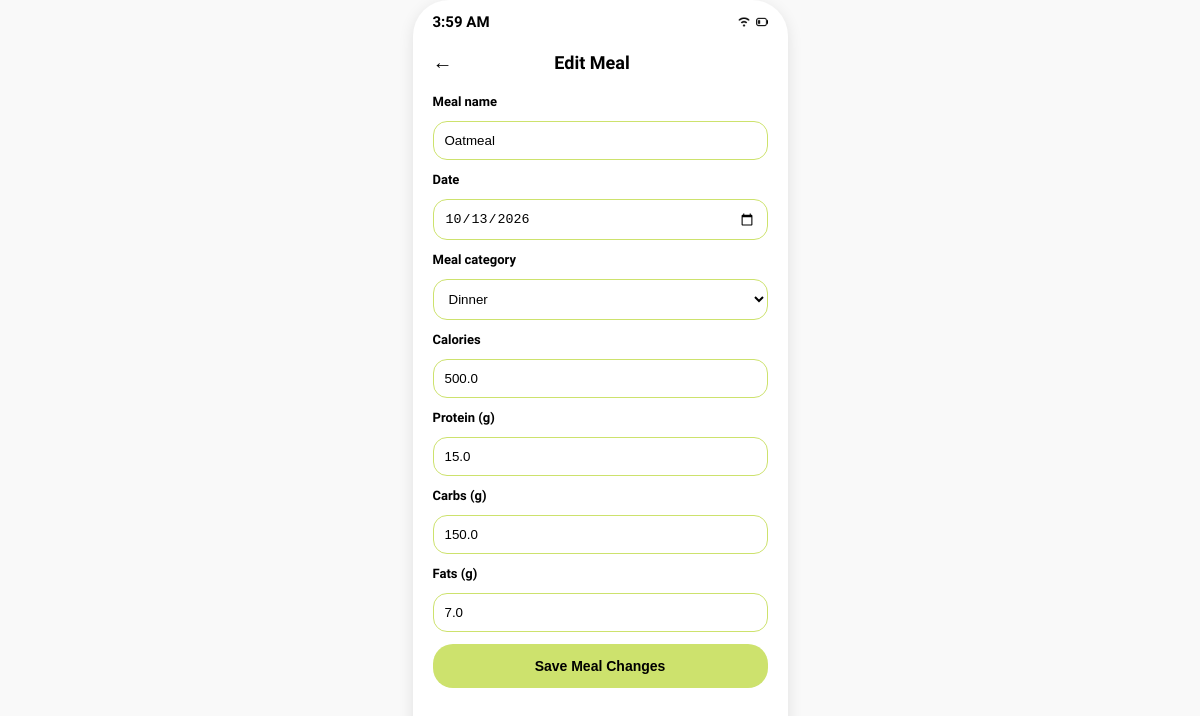
The page /meals/9/edit on the database as committed earlier.
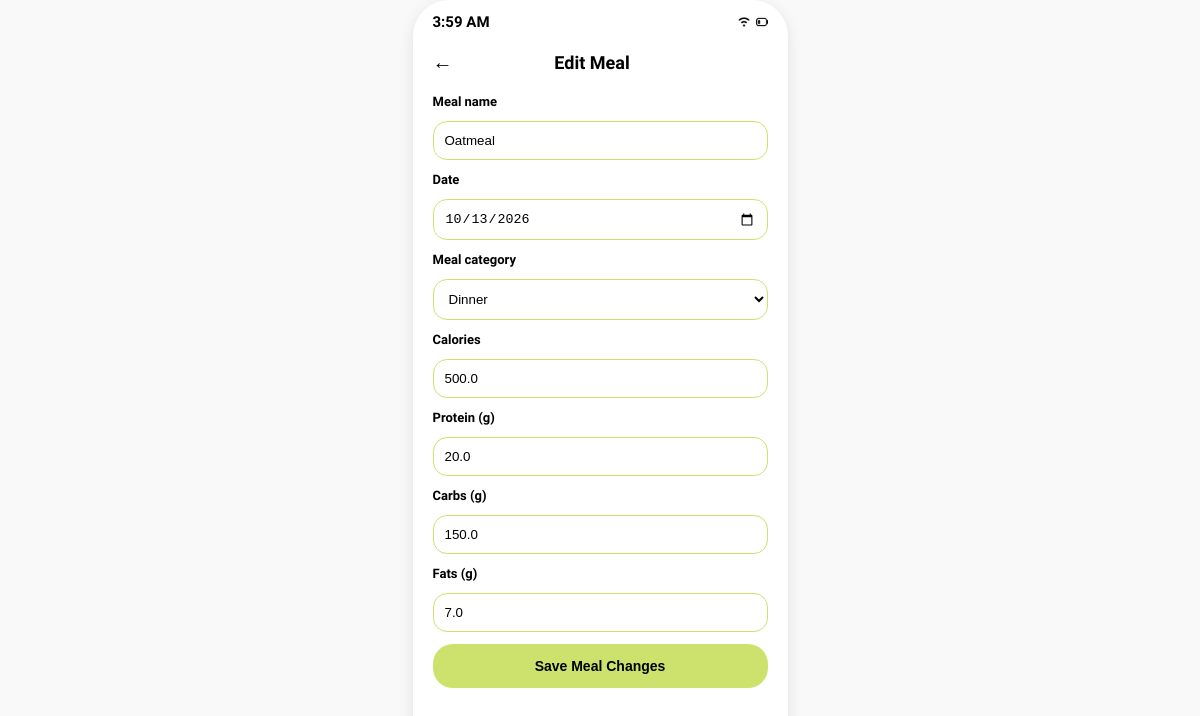
The same page on the database as committed later.
### tables this page shows
CREATE TABLE meal_logs (
            id INTEGER PRIMARY KEY AUTOINCREMENT,
            user_id INTEGER NOT NULL,
            food_item_id INTEGER,
            meal_date TEXT NOT NULL,
            meal_type TEXT NOT NULL CHECK (meal_type IN ('Breakfast', 'Lunch', 'Dinner', 'Snacks')),
            food_name TEXT NOT NULL,
            calories REAL NOT NULL,
            protein_grams REAL NOT NULL,
            carbohydrate_grams REAL NOT NULL,
            fat_grams REAL NOT NULL,
            created_at TEXT NOT NULL DEFAULT CURRENT_TIMESTAMP,
            FOREIGN KEY (user_id) REFERENCES users(id) ON DELETE CASCADE,
            FOREIGN KEY (food_item_id) REFERENCES food_items(id) ON DELETE SET NULL
        );

### app.py (the view, shortened to what this page needs)
@app.route("/meals/<int:meal_id>/edit", methods=["GET", "POST"])
def edit_meal(meal_id):
    with get_database_connection() as connection:
        user_id = get_food_user_id(connection)
        if user_id is None:
            return redirect(url_for("login"))
        meal = connection.execute(
            """
            SELECT id, food_item_id, meal_date, meal_type, food_name, calories,
                   protein_grams, carbohydrate_grams, fat_grams
            FROM meal_logs WHERE id = ? AND user_id = ?
            """,
            (meal_id, user_id),
        ).fetchone()
        if meal is None:
            flash("That logged meal is unavailable.", "error")
            return redirect(url_for("daily_menu"))
    return render_template("edit_meal.html", meal=meal, meal_types=MEAL_TYPES)

### app.py (called while the page is built)
def get_database_connection():
    return open_database_connection(app.config["DATABASE"])

def active_demo_user_id():
    user_id = session.get("user_id")
    if user_id is None:
        return None
    with get_database_connection() as connection:
        user = connection.execute(
            "SELECT id FROM users WHERE id = ?", (user_id,)
        ).fetchone()
    return user["id"] if user is not None else None

def get_food_user_id(connection):
    session_user_id = active_demo_user_id()
    if session_user_id is not None:
        return session_user_id
    users = connection.execute("SELECT id FROM users ORDER BY id LIMIT 2").fetchall()
    return users[0]["id"] if len(users) == 1 else None

### database.py (called while the page is built)
def get_database_connection(database_path):
    connection = sqlite3.connect(database_path)
    connection.row_factory = sqlite3.Row
    connection.execute("PRAGMA foreign_keys = ON")
    return connection

### templates/edit_meal.html (shortened to what this page needs)
<!DOCTYPE html>
<html lang="en">
<head>
    <link rel="stylesheet" href="{{ url_for('static', filename='style.css') }}">
</head>
<body>
    <div class="phone-screen" style="justify-content: flex-start; padding: 25px 20px; position: relative; overflow-y: auto;">
        <div class="status-bar"><span id="live-est-clock">9:41</span><div class="icons"><img src="{{ url_for('static', filename='wifi.png') }}" alt="Wi-Fi"><img src="{{ url_for('static', filename='battery.png') }}" alt="Battery"></div></div>
        <div style="display: flex; justify-content: space-between; align-items: center; width: 100%; margin-top: 25px; margin-bottom: 20px; position: relative;"><a href="{{ url_for('daily_menu', date=meal['meal_date'], meal=meal['meal_type']) }}" style="font-size: 20px; color: #000; text-decoration: none; font-weight: bold;">←</a><h2 style="font-size: 18px; font-weight: 700; margin: 0 auto; color: #000;">Edit Meal</h2><div style="width: 36px;"></div></div>
        <form method="POST" style="width: 100%; display: flex; flex-direction: column; gap: 12px; padding-bottom: 70px;">
            <label style="font-size: 13px; font-weight: 700;">Meal name</label><input type="text" name="food_name" value="{{ meal['food_name'] }}" required style="padding: 11px; border: 1.5px solid #CDE26D; border-radius: 14px;">
            <label style="font-size: 13px; font-weight: 700;">Date</label><input type="date" name="meal_date" value="{{ meal['meal_date'] }}" required style="padding: 11px; border: 1.5px solid #CDE26D; border-radius: 14px;">
            <label style="font-size: 13px; font-weight: 700;">Meal category</label><select name="meal_type" style="padding: 11px; border: 1.5px solid #CDE26D; border-radius: 14px; background: #fff;">{% for meal_type in meal_types %}<option value="{{ meal_type }}" {% if meal_type == meal['meal_type'] %}selected{% endif %}>{{ meal_type }}</option>{% endfor %}</select>
            <label style="font-size: 13px; font-weight: 700;">Calories</label><input type="number" name="calories" min="0" step="0.1" value="{{ meal['calories'] }}" required style="padding: 11px; border: 1.5px solid #CDE26D; border-radius: 14px;">
            <label style="font-size: 13px; font-weight: 700;">Protein (g)</label><input type="number" name="protein" min="0" step="0.1" value="{{ meal['protein_grams'] }}" required style="padding: 11px; border: 1.5px solid #CDE26D; border-radius: 14px;">
            <label style="font-size: 13px; font-weight: 700;">Carbs (g)</label><input type="number" name="carbs" min="0" step="0.1" value="{{ meal['carbohydrate_grams'] }}" required style="padding: 11px; border: 1.5px solid #CDE26D; border-radius: 14px;">
            <label style="font-size: 13px; font-weight: 700;">Fats (g)</label><input type="number" name="fats" min="0" step="0.1" value="{{ meal['fat_grams'] }}" required style="padding: 11px; border: 1.5px solid #CDE26D; border-radius: 14px;">
            <button type="submit" style="width: 100%; background: #CDE26D; color: #000; border: none; border-radius: 20px; padding: 14px; font-size: 14px; font-weight: 700; cursor: pointer;">Save Meal Changes</button>
        </form>
    </div>
</body>
</html>

### static/style.css (style rules this page uses)
* { margin: 0; padding: 0; box-sizing: border-box; }
body { font-family: "Quicksand", sans-serif; background-color: #f9f9f9; display: flex; justify-content: center; align-items: center; min-height: 100vh; }
.phone-screen { background-color: #ffffff; width: 375px; height: 812px; border-radius: 36px; box-shadow: 0 4px 15px rgba(0,0,0,0.1); display: flex; flex-direction: column; align-items: center; justify-content: flex-start; position: relative; padding: 25px 20px; overflow: hidden; }
.status-bar { width: 100%; height: 44px; position: absolute; top: 0; left: 0; display: flex; justify-content: space-between; align-items: center; padding: 0 20px; font-size: 15px; font-weight: 600; color: #000000; }
.status-bar .icons { display: flex; align-items: center; gap: 6px; }
.status-bar .icons img { height: 12px; width: auto; object-fit: contain; }

Rows that differ between the two databases and show on the page:
changed meal_logs "Oatmeal": protein "15.0" → "20.0"
